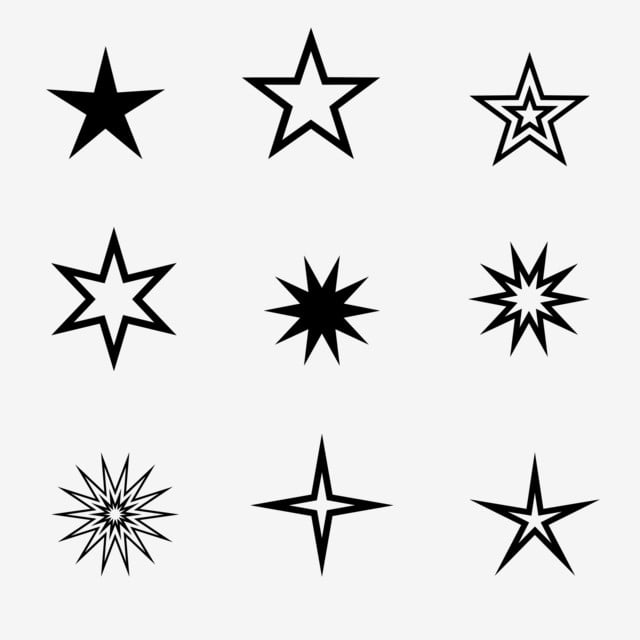
#> input picture Thi giữa kỳ_Trần Dương Quang_18IT168/logit.jpg, 640 x 640 px, found by its file name
$ python Laplacian_Filter.py
#> lines starting #> are read from the running program, lines starting #| are printed output that depends on the picture
#> in hien_thi_LoG, img is the input picture: shape (640, 640); min 0, max 255, mean 228.2
import sys
import cv2 as cv
import matplotlib.pyplot as plt


def init(argv):
    # [variables]
    # Declare the variables we are going to use
    ddepth = cv.CV_16S
    kernel_size = 3
    window_name = "Laplace Demo"
    # [variables]

    # [load]
    imageName = argv[0] if len(argv) > 0 else 'logit.jpg'

    src = cv.imread(cv.samples.findFile(imageName),
                    cv.IMREAD_COLOR)  # Load an image

    # Check if image is loaded fine
    if src is None:
        print('Error opening image')
        print('Program Arguments: [image_name -- default logit.jpg]')
        return -1
    # [load]

    # [reduce_noise]
    # Remove noise by blurring with a Gaussian filter
    src = cv.GaussianBlur(src, (3, 3), 0)
    # [reduce_noise]

    # [convert_to_gray]
    # Convert the image to grayscale
    src_gray = cv.cvtColor(src, cv.COLOR_BGR2GRAY)
    # [convert_to_gray]

    # Create Window
    # cv.namedWindow(window_name, cv.WINDOW_AUTOSIZE)

    # [laplacian]
    # Apply Laplace function
    dst = cv.Laplacian(src_gray, ddepth, ksize=kernel_size)
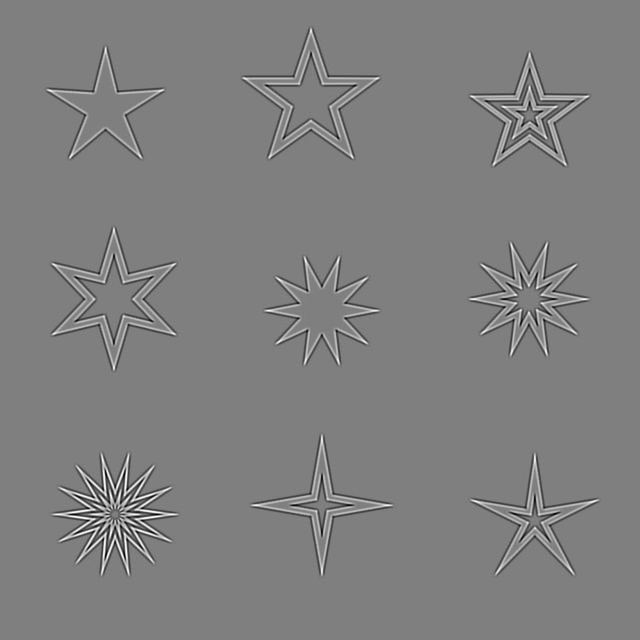
#> dst: shape (640, 640) int16; min -504, max 504, mean 0; drawn with min black and max white
    # [laplacian]

    # [convert]
    # converting back to uint8
    abs_dst = cv.convertScaleAbs(dst)
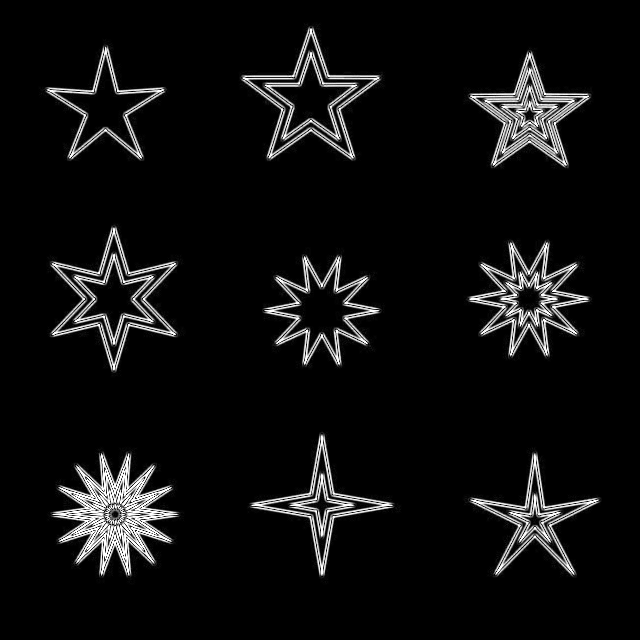
#> abs_dst: shape (640, 640); min 0, max 255, mean 15.3
    # [convert]

    # [display]
    # cv.imshow(window_name, abs_dst)
    # cv.waitKey(0)
    # [display]

    return abs_dst


def hien_thi_LoG():
    # định nghĩa vùng vẽ ảnh với phương thức figure
    fig = plt.figure(figsize=(16, 9))
    # tạo hai vùng vẽ ảnh
    ax1, ax2 = fig.subplots(1, 2)

    # su dung phuong thuc imread để mở ảnh
    img = cv.imread('logit.jpg', 0)
    # hien thi anh trong vùng ax1
    ax1.imshow(img, cmap='gray')
    ax1.set_title("ẢNH GỐC")

    after = init(sys.argv[1:])
    ax2.imshow(after, cmap='gray')
    ax2.set_title("ẢNH SAU KHI LỌC LoG")
    plt.show()
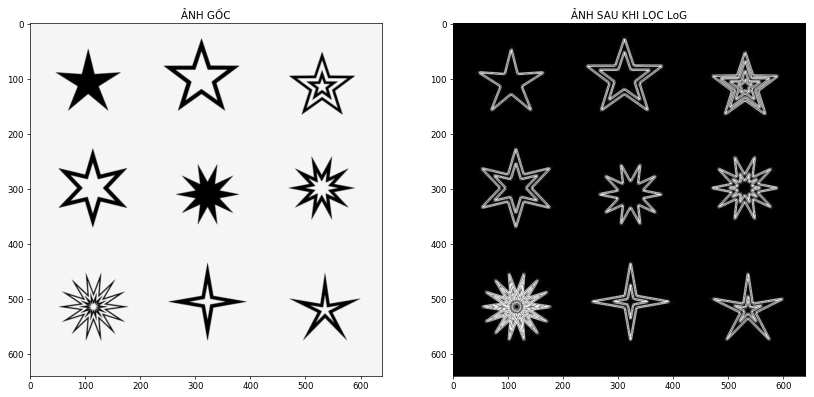
#> figure drawn by matplotlib, 2 panels


if __name__ == "__main__":
    hien_thi_LoG()
